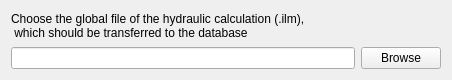
<ui version="4.0" >
 <class>Sys_One_Filechooser_Wid</class>
 <widget class="QWidget" name="Sys_One_Filechooser_Wid" >
  <property name="geometry" >
   <rect>
    <x>0</x>
    <y>0</y>
    <width>450</width>
    <height>80</height>
   </rect>
  </property>
  <property name="windowTitle" >
   <string>Form</string>
  </property>
  <layout class="QVBoxLayout" >
   <item>
    <layout class="QVBoxLayout" >
     <item>
      <widget class="QLabel" name="txt_label" >
       <property name="minimumSize" >
        <size>
         <width>430</width>
         <height>28</height>
        </size>
       </property>
       <property name="text" >
        <string>Choose the global file of the hydraulic calculation (.ilm), 
 which should be transferred to the database </string>
       </property>
      </widget>
     </item>
     <item>
      <layout class="QHBoxLayout" >
       <item>
        <widget class="QLineEdit" name="fileLineEdit" />
       </item>
       <item>
        <widget class="QPushButton" name="browseButton" >
         <property name="text" >
          <string>Browse</string>
         </property>
        </widget>
       </item>
      </layout>
     </item>
    </layout>
   </item>
  </layout>
 </widget>
 <resources/>
 <connections/>
</ui>
